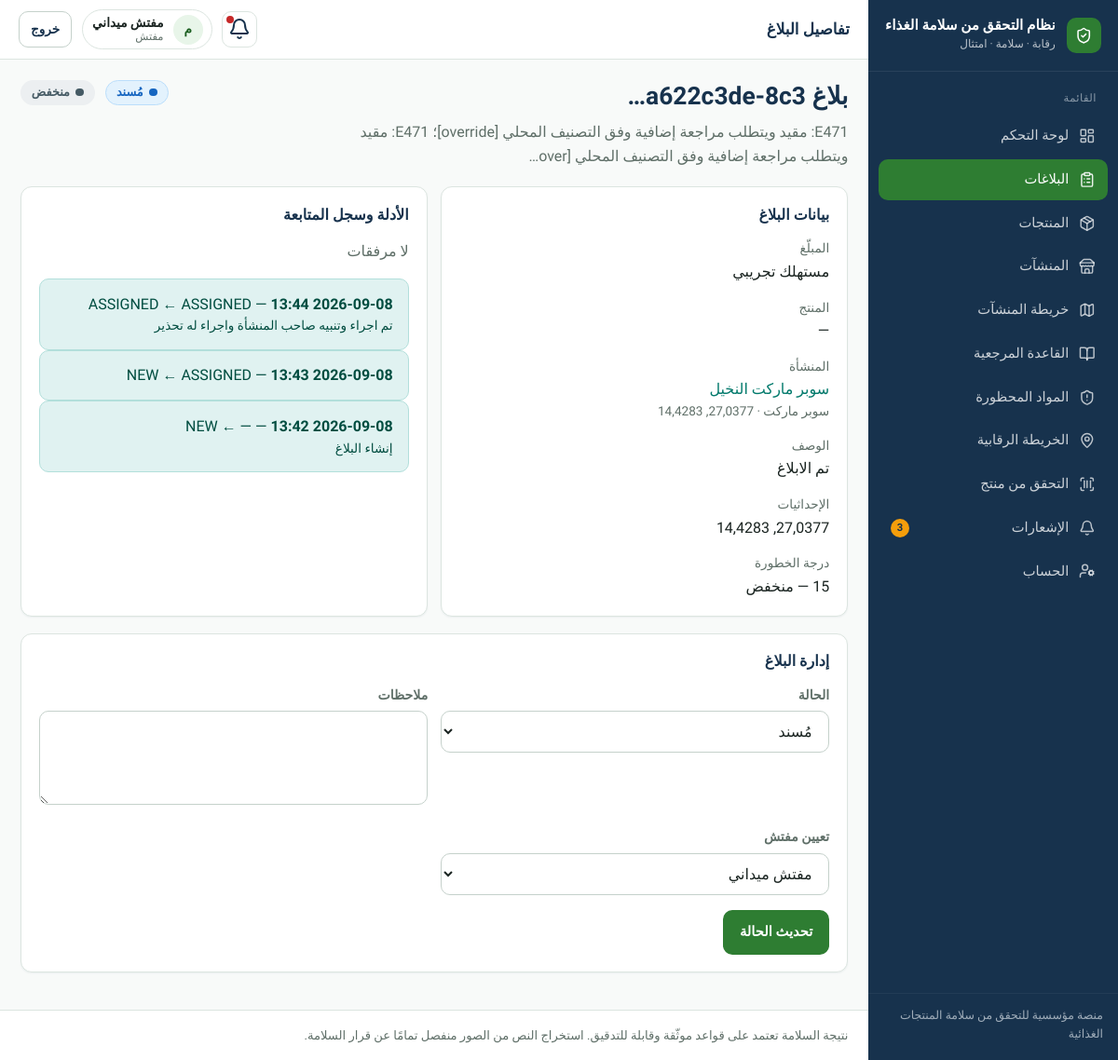
The app's page /complaints/a622c3de-8c31-4f78-b676-35af3ffe0876/ (signed in) with its own data.
### apps/accounts/models.py (models this page shows, shortened)
class User(AbstractUser):
    id = models.UUIDField(primary_key=True, default=uuid.uuid4, editable=False)
    full_name = models.CharField("الاسم الكامل", max_length=150, blank=True)
    phone = models.CharField("الهاتف", max_length=20, blank=True, null=True, unique=True)
    role = models.CharField(
        max_length=32,
        choices=Role.choices,
        default=Role.USER,
        db_index=True,
    )
    preferred_language = models.CharField(
        max_length=2,
        choices=[("ar", "العربية"), ("en", "English")],
        default="ar",
    )
    is_active = models.BooleanField(default=True)
    class Meta:
        verbose_name = "مستخدم"
        verbose_name_plural = "المستخدمون"
        ordering = ["-date_joined"]
    def __str__(self):
        return self.full_name or self.username
    @property
    def can_manage_complaints(self):
        return self.role in {
            Role.ADMIN,
            Role.MUNICIPAL_OFFICER,
            Role.INSPECTOR,
        }

### apps/complaints/models.py (models this page shows, shortened)
class Complaint(models.Model):
    class Status(models.TextChoices):
        NEW = "NEW", "جديد"
        REVIEWING = "REVIEWING", "قيد المراجعة"
        ASSIGNED = "ASSIGNED", "مُسند"
        UNDER_INVESTIGATION = "UNDER_INVESTIGATION", "قيد التحقيق"
        VERIFIED = "VERIFIED", "موثّق"
        REJECTED = "REJECTED", "مرفوض"
        CLOSED = "CLOSED", "مغلق"
    class Severity(models.TextChoices):
        LOW = "LOW", "منخفض"
        MEDIUM = "MEDIUM", "متوسط"
        HIGH = "HIGH", "مرتفع"
        CRITICAL = "CRITICAL", "حرج"
    id = models.UUIDField(primary_key=True, default=uuid.uuid4, editable=False)
    reporter = models.ForeignKey(
        settings.AUTH_USER_MODEL, on_delete=models.CASCADE, related_name="complaints"
    )
    product = models.ForeignKey(
        "products.Product", on_delete=models.SET_NULL, null=True, blank=True, related_name="complaints"
    )
    scan = models.ForeignKey(
        "scans.ProductScan", on_delete=models.SET_NULL, null=True, blank=True, related_name="complaints"
    )
    store = models.ForeignKey(
        "stores.Store", on_delete=models.SET_NULL, null=True, blank=True, related_name="complaints"
    )
    detected_issue = models.TextField(blank=True)
    safety_result = models.JSONField(default=dict, blank=True)
    latitude = models.FloatField(null=True, blank=True)
    longitude = models.FloatField(null=True, blank=True)
    description = models.TextField(blank=True)
    status = models.CharField(
        max_length=30, choices=Status.choices, default=Status.NEW, db_index=True
    )
    severity_score = models.IntegerField(default=0)
    severity_level = models.CharField(
        max_length=10, choices=Severity.choices, default=Severity.LOW, db_index=True
    )
    assigned_authority = models.ForeignKey(
        "stores.MunicipalAuthority",
        on_delete=models.SET_NULL,
        null=True,
        blank=True,
        related_name="complaints",
    )
    assigned_inspector = models.ForeignKey(
        settings.AUTH_USER_MODEL,
        on_delete=models.SET_NULL,
        null=True,
        blank=True,
        related_name="assigned_complaints",
    )
    created_at = models.DateTimeField(auto_now_add=True)
    updated_at = models.DateTimeField(auto_now=True)
    class Meta:
        ordering = ["-created_at"]

class ComplaintStatusHistory(models.Model):
    id = models.UUIDField(primary_key=True, default=uuid.uuid4, editable=False)
    complaint = models.ForeignKey(Complaint, on_delete=models.CASCADE, related_name="history")
    old_status = models.CharField(max_length=50, blank=True)
    new_status = models.CharField(max_length=50)
    changed_by = models.ForeignKey(
        settings.AUTH_USER_MODEL, on_delete=models.SET_NULL, null=True, blank=True
    )
    notes = models.TextField(blank=True)
    changed_at = models.DateTimeField(auto_now_add=True)
    class Meta:
        ordering = ["-changed_at"]
        verbose_name_plural = "Complaint status histories"

### apps/stores/models.py (models this page shows, shortened)
class Store(models.Model):
    class Status(models.TextChoices):
        NEW = "NEW", "جديد"
        ACTIVE = "ACTIVE", "نشط"
        UNDER_REVIEW = "UNDER_REVIEW", "قيد المراجعة"
        VERIFIED = "VERIFIED", "معتمد"
        INACTIVE = "INACTIVE", "غير نشط"
    class EstablishmentType(models.TextChoices):
        GROCERY = "GROCERY", "بقالة"
        SUPERMARKET = "SUPERMARKET", "سوبر ماركت"
        BAKERY = "BAKERY", "مخبز"
        RESTAURANT = "RESTAURANT", "مطعم"
        CAFE = "CAFE", "مقهى"
        SWEETS = "SWEETS", "محل حلويات"
        BUTCHER = "BUTCHER", "جزارة"
        FOOD_SHOP = "FOOD_SHOP", "محل مواد غذائية"
        FACTORY = "FACTORY", "مصنع أغذية"
        WAREHOUSE = "WAREHOUSE", "مستودع مواد غذائية"
        FAST_FOOD = "FAST_FOOD", "مطعم وجبات سريعة"
        JUICE = "JUICE", "محل عصائر"
        OTHER = "OTHER", "أخرى"
    id = models.UUIDField(primary_key=True, default=uuid.uuid4, editable=False)
    name = models.CharField("اسم المنشأة", max_length=200, db_index=True)
    name_normalized = models.CharField(max_length=200, blank=True, db_index=True)
    owner_name = models.CharField(max_length=200, blank=True)
    phone = models.CharField(max_length=20, blank=True)
    address = models.TextField("العنوان", blank=True)
    city = models.CharField("المدينة", max_length=100, blank=True, db_index=True)
    district = models.CharField("المنطقة", max_length=100, blank=True)
    street = models.CharField("الشارع", max_length=200, blank=True)
    location_description = models.CharField("وصف الموقع", max_length=255, blank=True)
    latitude = models.FloatField(null=True, blank=True)
    longitude = models.FloatField(null=True, blank=True)
    establishment_type = models.CharField(
        "نوع المنشأة",
        max_length=32,
        choices=EstablishmentType.choices,
        blank=True,
        db_index=True,
    )
    custom_type = models.CharField(
        "نوع مخصص",
        max_length=100,
        blank=True,
        help_text="يُستخدم عند اختيار «أخرى»",
    )
    business_type = models.CharField(max_length=100, blank=True)
    license_number = models.CharField(max_length=100, blank=True)
    status = models.CharField(
        max_length=20,
        choices=Status.choices,
        default=Status.NEW,
        db_index=True,
    )
    merged_into = models.ForeignKey(
        "self",
        on_delete=models.SET_NULL,
        null=True,
        blank=True,
        related_name="merged_from",
    )
    created_by = models.ForeignKey(
        settings.AUTH_USER_MODEL,
        on_delete=models.SET_NULL,
        null=True,
        blank=True,
        related_name="stores_created",
    )
    updated_by = models.ForeignKey(
        settings.AUTH_USER_MODEL,
        on_delete=models.SET_NULL,
        null=True,
        blank=True,
        related_name="stores_updated",
    )
    created_at = models.DateTimeField(auto_now_add=True)
    updated_at = models.DateTimeField(auto_now=True)
    class Meta:
        ordering = ["name"]
        indexes = [
            models.Index(fields=["latitude", "longitude"]),
            models.Index(fields=["status", "establishment_type"]),
        ]
    @property
    def type_display(self) -> str:
        if self.establishment_type == self.EstablishmentType.OTHER and self.custom_type:
            return self.custom_type
        if self.establishment_type:
            return self.get_establishment_type_display()
        return self.business_type or "—"

### apps/complaints/views.py (the view)
# urls.py: path("<uuid:complaint_id>/", views.complaint_detail, name="detail"),
@login_required
def complaint_detail(request, complaint_id):
    complaint = get_object_or_404(
        Complaint.objects.select_related(
            "product", "store", "reporter", "assigned_inspector", "assigned_authority", "scan"
        ).prefetch_related("attachments", "history"),
        id=complaint_id,
    )
    is_owner = complaint.reporter_id == request.user.id
    if not is_owner and not request.user.can_manage_complaints:
        return redirect("core:home")
    status_form = None
    if request.user.can_manage_complaints:
        inspectors = User.objects.filter(role=Role.INSPECTOR, is_active=True)
        status_form = ComplaintStatusForm(
            inspectors=inspectors,
            initial={
                "status": complaint.status,
                "assigned_inspector": complaint.assigned_inspector_id,
            },
        )
    return render(
        request,
        "complaints/detail.html",
        {"complaint": complaint, "status_form": status_form, "is_owner": is_owner},
    )

### apps/complaints/forms.py
class ComplaintStatusForm(forms.Form):
    status = forms.ChoiceField(choices=Complaint.Status.choices, label="الحالة")
    notes = forms.CharField(label="ملاحظات", required=False, widget=forms.Textarea(attrs={"rows": 3}))
    assigned_inspector = forms.ModelChoiceField(
        label="تعيين مفتش",
        queryset=None,
        required=False,
    )
    def __init__(self, *args, **kwargs):
        inspectors = kwargs.pop("inspectors")
        super().__init__(*args, **kwargs)
        self.fields["assigned_inspector"].queryset = inspectors

### apps/core/context_processors.py (called while the page is built)
def _item(label, url_name, icon, match_prefixes=None):
    return {
        "label": label,
        "url_name": url_name,
        "icon": icon,
        "match_prefixes": match_prefixes or [],
    }

### templates/complaints/detail.html (shortened to what this page needs)
{% extends "base.html" %}
{% block topbar_title %}تفاصيل البلاغ{% endblock %}
{% block content %}
<div class="page-header">
  <div>
    <h1>بلاغ {{ complaint.id|truncatechars:13 }}</h1>
    <p class="lead">{{ complaint.detected_issue|truncatechars:120 }}</p>
  </div>
  <div class="actions">
    {% include "partials/status_badge.html" with code=complaint.status label=complaint.get_status_display %}
    {% include "partials/status_badge.html" with code=complaint.severity_level label=complaint.get_severity_level_display %}
  </div>
</div>
<div class="grid-2 panel">
  <section class="card">
    <h2 class="card-title">بيانات البلاغ</h2>
    <div class="stack" style="margin-top:0.75rem">
      <div><span class="muted small">المبلّغ</span><div>{{ complaint.reporter }}</div></div>
      <div><span class="muted small">المنتج</span><div>{{ complaint.product.name_ar|default:"—" }}</div></div>
      <div><span class="muted small">المنشأة</span>
        <div>
          {% if complaint.store %}
            <a href="{% url 'stores:detail' complaint.store.id %}">{{ complaint.store.name }}</a>
            <div class="muted small">{{ complaint.store.type_display }}{% if complaint.store.latitude %} · {{ complaint.store.latitude }}, {{ complaint.store.longitude }}{% endif %}</div>
          {% else %}—{% endif %}
        </div>
      </div>
      <div><span class="muted small">الوصف</span><div>{{ complaint.description|default:"—" }}</div></div>
      {% if complaint.latitude %}
      <div><span class="muted small">الإحداثيات</span><div>{{ complaint.latitude }}, {{ complaint.longitude }}</div></div>
      {% endif %}
      <div><span class="muted small">درجة الخطورة</span><div>{{ complaint.severity_score }} — {{ complaint.get_severity_level_display }}</div></div>
    </div>
  </section>
  <section class="card">
    <h2 class="card-title">الأدلة وسجل المتابعة</h2>
    <div style="margin-top:0.75rem">
      {% for a in complaint.attachments.all %}
        <p><a href="{{ a.file.url }}" target="_blank">مرفق {{ forloop.counter }}</a></p>
      {% empty %}<p class="muted">لا مرفقات</p>{% endfor %}
    </div>
    <ul class="stack" style="margin-top:1rem;padding:0;list-style:none">
      {% for h in complaint.history.all %}
      <li class="alert alert-info" style="margin:0">
        <strong>{{ h.changed_at|date:"Y-m-d H:i" }}</strong>
        — {{ h.old_status|default:"—" }} ← {{ h.new_status }}
        <div class="small">{{ h.notes }}</div>
      </li>
      {% empty %}<li class="muted">لا سجل بعد</li>{% endfor %}
    </ul>
  </section>
</div>
{% if status_form %}
<section class="card">
  <h2 class="card-title">إدارة البلاغ</h2>
  <form method="post" action="{% url 'complaints:update_status' complaint.id %}" class="form-grid two" style="margin-top:0.85rem">
    {% for field in status_form %}
      <div>
        <label for="{{ field.id_for_label }}">{{ field.label }}</label>
        {{ field }}
      </div>
    {% endfor %}
    <div class="actions" style="grid-column:1 / -1">
      <button class="btn btn-primary" type="submit">تحديث الحالة</button>
    </div>
  </form>
</section>
{% endif %}
{% endblock %}

### templates/base.html (shortened to what this page needs)
{% load static %}
<!DOCTYPE html>
<html lang="ar" dir="rtl">
<head>
  <link rel="stylesheet" href="{% static 'css/design-system.css' %}">
</head>
<body class="{% block body_class %}{% endblock %}">
{% if use_app_shell %}
  <div class="app-shell">
    <aside class="sidebar" id="sidebar">
      <a class="sidebar-brand" href="{% url 'core:home' %}">
        <span class="brand-mark" aria-hidden="true"><i data-lucide="shield-check"></i></span>
        <span class="brand-text">
          <strong>{{ app_name_ar }}</strong>
          <span>رقابة · سلامة · امتثال</span>
        </span>
      </a>
      <nav class="sidebar-nav" aria-label="القائمة الرئيسية">
        <div class="nav-section">
          <div class="nav-section-title">القائمة</div>
          {% for item in nav_items %}
            <a class="nav-link {% if item.active %}active{% endif %}" href="{{ item.url }}">
              <i data-lucide="{{ item.icon }}"></i>
              <span>{{ item.label }}</span>
              {% if item.url_name == 'notifications:list' and unread_notifications %}
                <span class="nav-badge">{{ unread_notifications }}</span>
              {% endif %}
            </a>
          {% endfor %}
        </div>
      </nav>
      <div class="sidebar-footer">منصة مؤسسية للتحقق من سلامة المنتجات الغذائية</div>
    </aside>
    <div class="main-wrap">
      <header class="topbar">
        <div class="topbar-left">
          <div class="page-title-top">{% block topbar_title %}{{ app_name_ar }}{% endblock %}</div>
        </div>
        <div class="topbar-right">
          <a class="icon-btn" href="{% url 'notifications:list' %}" title="الإشعارات" aria-label="الإشعارات">
            <i data-lucide="bell"></i>
            {% if unread_notifications %}<span class="dot"></span>{% endif %}
          </a>
          <div class="user-chip">
            <span class="user-avatar">{{ user.full_name|default:user.username|make_list|first|upper }}</span>
            <span class="user-meta">
              <strong>{{ user.full_name|default:user.username }}</strong>
              <span>{{ user.get_role_display }}</span>
            </span>
          </div>
          <form method="post" action="{% url 'accounts:logout' %}">
            <button class="btn btn-secondary btn-sm" type="submit">خروج</button>
          </form>
        </div>
      </header>
{% endif %}
      <main class="content"{% if not use_app_shell %} style="max-width:1100px;margin:0 auto"{% endif %}>
        {% block content %}{% endblock %}
      </main>
{% if use_app_shell %}
      <footer class="app-footer">
        نتيجة السلامة تعتمد على قواعد موثّقة وقابلة للتدقيق. استخراج النص من الصور منفصل تمامًا عن قرار السلامة.
      </footer>
    </div>
  </div>
{% else %}
  </div>
{% endif %}
</body>
</html>

### records on screen
User: full_name|make_list "م", full_name "مفتش ميداني", role "مفتش"
Complaint: id "a622c3de-8c3…", detected_issue "E471: مقيد ويتطلب مراجعة إضافية وفق التصنيف المحلي [override]؛ E471: مقيد ويتطلب مراجعة إضافية وفق التصنيف المحلي [over…", reporter "مستهلك تجريبي", product.name_ar "—", store.name "سوبر ماركت النخيل", store.type_display "سوبر ماركت", store.latitude "27,0377", store.longitude "14,4283", description "تم الابلاغ", latitude "27,0377", longitude "14,4283", severity_level "منخفض"
ComplaintStatusHistory: changed_at "2026-09-08 13:44", old_status "ASSIGNED", new_status "ASSIGNED", notes "تم اجراء وتنبيه صاحب المنشأة واجراء له تحذير"
ComplaintStatusHistory: changed_at "2026-09-08 13:43", old_status "NEW", new_status "ASSIGNED"
ComplaintStatusHistory: changed_at "2026-09-08 13:42", old_status "—", new_status "NEW", notes "إنشاء البلاغ"

### other values on screen
{{ app_name_ar }} "نظام التحقق من سلامة الغذاء"
{{ item.label }} "لوحة التحكم" "البلاغات" "المنتجات" "المنشآت" "خريطة المنشآت" "القاعدة المرجعية" "المواد المحظورة" "الخريطة الرقابية" "التحقق من منتج" "الإشعارات" "الحساب"
{{ unread_notifications }} "3"
{{ label }} "مُسند منخفض"
{{ field.label }} "الحالة" "ملاحظات" "تعيين مفتش"
